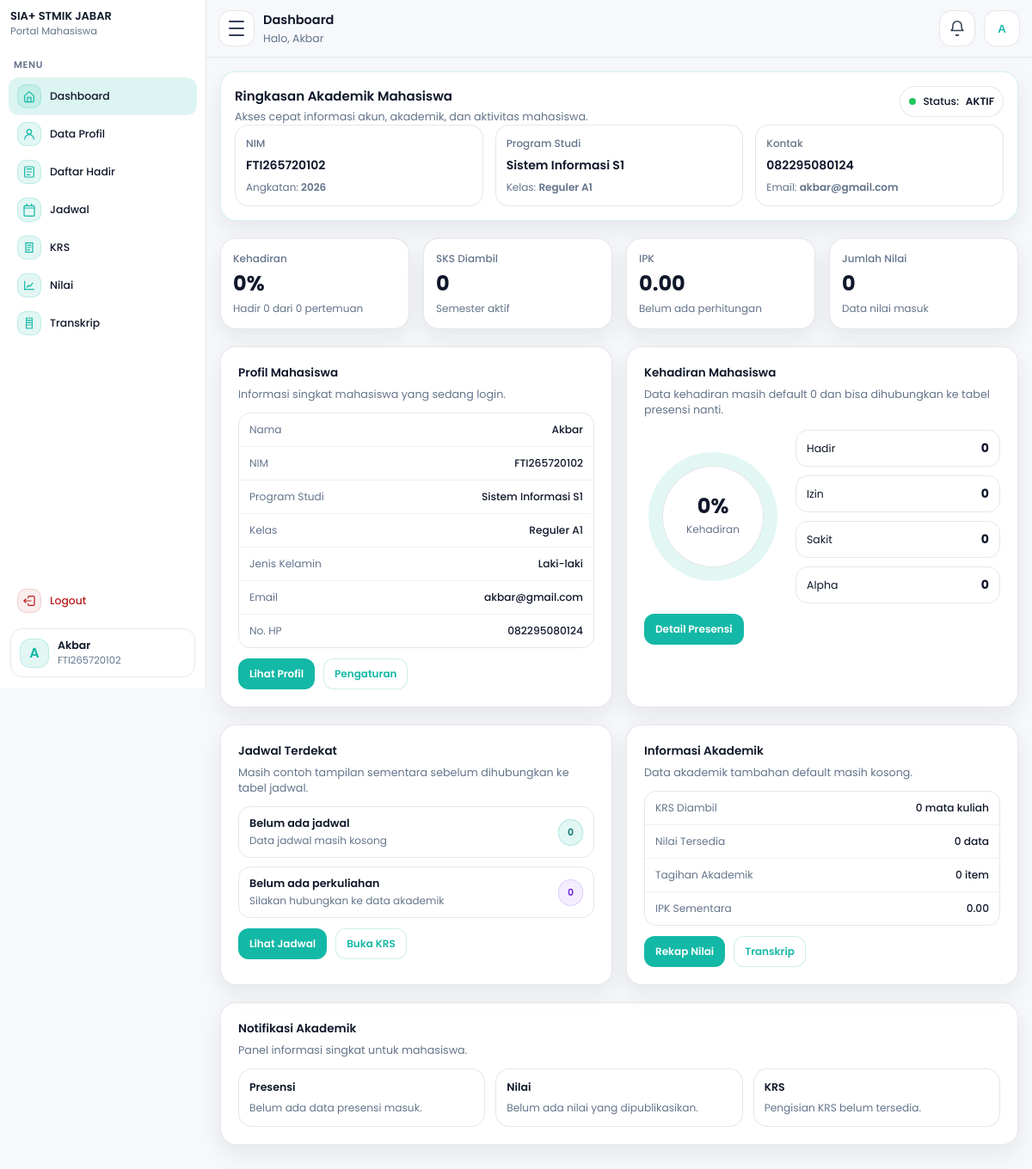
Screenshot of /mahasiswa/dashboard.php?login=1 (signed in) with the database file from the repository.
### tables this page shows
CREATE TABLE `mahasiswa` (
  `id_mahasiswa` int NOT NULL,
  `tanggal_registrasi` date NOT NULL,
  `periode_pendaftaran` varchar(60) NOT NULL,
  `jenis_pendaftaran` varchar(60) NOT NULL,
  `jalur_pendaftaran` varchar(60) DEFAULT NULL,
  `program_studi` varchar(100) NOT NULL,
  `kelas` varchar(30) NOT NULL,
  `nim` varchar(30) NOT NULL,
  `jalur_keuangan` varchar(100) NOT NULL,
  `nama_mahasiswa` varchar(150) NOT NULL,
  `tempat_lahir` varchar(100) NOT NULL,
  `tanggal_lahir` date NOT NULL,
  `jenis_kelamin` varchar(20) NOT NULL,
  `golongan_darah` varchar(5) DEFAULT NULL,
  `agama` varchar(30) NOT NULL,
  `ukuran_seragam` varchar(10) NOT NULL,
  `nik` varchar(30) DEFAULT NULL,
  `nisn` varchar(30) DEFAULT NULL,
  `npwp` varchar(30) DEFAULT NULL,
  `kewarganegaraan` enum('WNI','WNA') DEFAULT NULL,
  `provinsi` varchar(100) DEFAULT NULL,
  `kab_kota` varchar(100) DEFAULT NULL,
  `kecamatan` varchar(100) DEFAULT NULL,
  `kelurahan` varchar(100) DEFAULT NULL,
  `jalan` varchar(200) DEFAULT NULL,
  `dusun` varchar(100) DEFAULT NULL,
  `rt` varchar(10) DEFAULT NULL,
  `rw` varchar(10) DEFAULT NULL,
  `kode_pos` varchar(10) DEFAULT NULL,
  `jenis_tinggal` varchar(50) DEFAULT NULL,
  `alat_transportasi` varchar(50) DEFAULT NULL,
  `telepon` varchar(30) DEFAULT NULL,
  `hp` varchar(30) DEFAULT NULL,
  `email` varchar(120) DEFAULT NULL,
  `penerima_kps` enum('Ya','Tidak') DEFAULT NULL,
  `no_kps` varchar(50) DEFAULT NULL,
  `nama_ayah` varchar(150) DEFAULT NULL,
  `tanggal_lahir_ayah` date DEFAULT NULL,
  `pendidikan_ayah` varchar(80) DEFAULT NULL,
  `pekerjaan_ayah` varchar(80) DEFAULT NULL,
  `penghasilan_ayah` varchar(80) DEFAULT NULL,
  `nama_ibu` varchar(150) DEFAULT NULL,
  `tanggal_lahir_ibu` date DEFAULT NULL,
  `pendidikan_ibu` varchar(80) DEFAULT NULL,
  `pekerjaan_ibu` varchar(80) DEFAULT NULL,
  `penghasilan_ibu` varchar(80) DEFAULT NULL,
  `nama_wali` varchar(150) DEFAULT NULL,
  `tanggal_lahir_wali` date DEFAULT NULL,
  `pendidikan_wali` varchar(80) DEFAULT NULL,
  `pekerjaan_wali` varchar(80) DEFAULT NULL,
  `penghasilan_wali` varchar(80) DEFAULT NULL,
  `asal_sekolah` varchar(150) DEFAULT NULL,
  `no_ijazah` varchar(80) DEFAULT NULL,
  `alamat_sekolah` varchar(255) DEFAULT NULL,
  `kodepos_sekolah` varchar(10) DEFAULT NULL,
  `email_sekolah` varchar(120) DEFAULT NULL,
  `telepon_sekolah` varchar(30) DEFAULT NULL,
  `website_sekolah` varchar(120) DEFAULT NULL,
  `asal_jurusan` varchar(120) DEFAULT NULL,
  `sks_diakui` int DEFAULT NULL,
  `asal_perguruan_tinggi` varchar(150) DEFAULT NULL,
  `asal_program_studi` varchar(150) DEFAULT NULL,
  `akun_dicetak` tinyint(1) NOT NULL DEFAULT '0',
  `akun_dicetak_pada` timestamp NULL DEFAULT NULL,
  `id_user` int DEFAULT NULL,
  `dibuat_pada` timestamp NULL DEFAULT CURRENT_TIMESTAMP,
  `diubah_pada` timestamp NULL DEFAULT NULL ON UPDATE CURRENT_TIMESTAMP
);

### mahasiswa/dashboard.php (the view, shortened to what the rows shown need)
<?php
require_once __DIR__ . "/layout.php";
$nim = $_SESSION['username'] ?? '';
$nama_session = $_SESSION['nama'] ?? 'Mahasiswa';
$is_blocked = false;
$blocked_msg = "";
$m = [
  'nim'             => $nim,
  'nama_mahasiswa'  => $nama_session,
  'program_studi'   => '-',
  'kelas'           => '-',
  'angkatan'        => '-',
  'status'          => 'AKTIF',
  'jenis_kelamin'   => '-',
  'email'           => '-',
  'hp'              => '-',
  'semester'        => '1',
  'sks_diambil'     => 0,
  'ipk'             => '0.00',
  'kehadiran'       => 0,
];
if ($nim !== '') {
  $stmt = $conn->prepare("
    SELECT nim, nama_mahasiswa, program_studi, kelas, tanggal_registrasi, jenis_kelamin, email, hp, sks_diakui
    FROM mahasiswa
    WHERE nim=?
    LIMIT 1
  ");
  if ($stmt) {
    $stmt->bind_param("s", $nim);
    $stmt->execute();
    $rs = $stmt->get_result();
    if ($rs && ($row = $rs->fetch_assoc())) {
      $m['nim']            = $row['nim'] ?? $m['nim'];
      $m['nama_mahasiswa'] = $row['nama_mahasiswa'] ?? $m['nama_mahasiswa'];
      $m['program_studi']  = $row['program_studi'] ?? $m['program_studi'];
      $m['kelas']          = $row['kelas'] ?? $m['kelas'];
      $m['jenis_kelamin']  = $row['jenis_kelamin'] ?? $m['jenis_kelamin'];
      $m['email']          = !empty($row['email']) ? $row['email'] : '-';
      $m['hp']             = !empty($row['hp']) ? $row['hp'] : '-';
      $m['sks_diambil']    = (int)($row['sks_diakui'] ?? 0);
      if (!empty($row['tanggal_registrasi'])) {
        $m['angkatan'] = date("Y", strtotime($row['tanggal_registrasi']));
      }
    }
  }
}
$stat = [
  'kehadiran'      => 0,
  'pertemuan'      => 0,
  'hadir'          => 0,
  'izin'           => 0,
  'sakit'          => 0,
  'alpha'          => 0,
  'sks_aktif'      => $m['sks_diambil'],
  'ipk'            => '0.00',
  'jumlah_krs'     => 0,
  'jumlah_nilai'   => 0,
  'jumlah_tagihan' => 0,
];
$menu = $_GET['menu'] ?? 'dashboard';
renderMahasiswaLayoutStart([
  "title"       => "Mahasiswa - Dashboard",
  "page_title"  => ($menu === 'dashboard' ? "Dashboard" : "Menu: " . ucfirst($menu)),
  "page_sub"    => "Halo, " . $m['nama_mahasiswa'],
  "menu"        => $menu,
  "nama_tampil" => $m['nama_mahasiswa'],
  "username"    => $m['nim'],
  "assetsBase"  => "..",
  "basePath"    => "",
  "is_blocked"  => $is_blocked,
  "blocked_msg" => $blocked_msg,
]);
if ($menu === 'dashboard'): ?>
<section class="dashboard-page"
         id="dashboardPage"
         data-api="api_akun.php?action=status"
         data-blocked-msg="<?= e($blocked_msg ?: 'Akun kamu dinonaktifkan oleh admin. Silakan hubungi pihak kampus.') ?>">
  <section class="hero">
    <div class="hero-top">
      <div>
        <div class="hero-title">Ringkasan Akademik Mahasiswa</div>
        <div class="hero-sub">Akses cepat informasi akun, akademik, dan aktivitas mahasiswa.</div>
      </div>
      <div class="hero-pill">
        <span class="dot"></span>
        Status: <b><?= e($m['status']) ?></b>
      </div>
    </div>
    <div class="hero-cards">
      <div class="hcard">
        <div class="hlabel">NIM</div>
        <div class="hvalue"><?= e($m['nim']) ?></div>
        <div class="hmeta">Angkatan: <b><?= e($m['angkatan']) ?></b></div>
      </div>
      <div class="hcard">
        <div class="hlabel">Program Studi</div>
        <div class="hvalue"><?= e($m['program_studi']) ?></div>
        <div class="hmeta">Kelas: <b><?= e($m['kelas']) ?></b></div>
      </div>
      <div class="hcard">
        <div class="hlabel">Kontak</div>
        <div class="hvalue"><?= e($m['hp']) ?></div>
        <div class="hmeta">Email: <b><?= e($m['email']) ?></b></div>
      </div>
    </div>
  </section>
  <section class="stats-grid">
    <div class="stat-card">
      <div class="stat-label">Kehadiran</div>
      <div class="stat-value"><?= e($stat['kehadiran']) ?>%</div>
      <div class="stat-meta">Hadir <?= e($stat['hadir']) ?> dari <?= e($stat['pertemuan']) ?> pertemuan</div>
    </div>
    <div class="stat-card">
      <div class="stat-label">SKS Diambil</div>
      <div class="stat-value"><?= e($stat['sks_aktif']) ?></div>
      <div class="stat-meta">Semester aktif</div>
    </div>
    <div class="stat-card">
      <div class="stat-label">IPK</div>
      <div class="stat-value"><?= e($stat['ipk']) ?></div>
      <div class="stat-meta">Belum ada perhitungan</div>
    </div>
    <div class="stat-card">
      <div class="stat-label">Jumlah Nilai</div>
      <div class="stat-value"><?= e($stat['jumlah_nilai']) ?></div>
      <div class="stat-meta">Data nilai masuk</div>
    </div>
  </section>
  <section class="grid">
    <div class="card">
      <div class="card-title">Profil Mahasiswa</div>
      <div class="card-sub">Informasi singkat mahasiswa yang sedang login.</div>
      <div class="info">
        <div class="info-row">
          <span class="info-k">Nama</span>
          <span class="info-v"><?= e($m['nama_mahasiswa']) ?></span>
        </div>
        <div class="info-row">
          <span class="info-k">NIM</span>
          <span class="info-v"><?= e($m['nim']) ?></span>
        </div>
        <div class="info-row">
          <span class="info-k">Program Studi</span>
          <span class="info-v"><?= e($m['program_studi']) ?></span>
        </div>
        <div class="info-row">
          <span class="info-k">Kelas</span>
          <span class="info-v"><?= e($m['kelas']) ?></span>
        </div>
        <div class="info-row">
          <span class="info-k">Jenis Kelamin</span>
          <span class="info-v"><?= e($m['jenis_kelamin']) ?></span>
        </div>
        <div class="info-row">
          <span class="info-k">Email</span>
          <span class="info-v"><?= e($m['email']) ?></span>
        </div>
        <div class="info-row">
          <span class="info-k">No. HP</span>
          <span class="info-v"><?= e($m['hp']) ?></span>
        </div>
      </div>
      <div class="card-actions">
        <a class="btn" href="profile.php">Lihat Profil</a>
        <a class="btn ghost" href="settings.php">Pengaturan</a>
      </div>
    </div>
    <div class="card">
      <div class="card-title">Kehadiran Mahasiswa</div>
      <div class="card-sub">Data kehadiran masih default 0 dan bisa dihubungkan ke tabel presensi nanti.</div>
      <div class="attendance-box">
        <div class="attendance-circle">
          <div class="attendance-circle-inner">
            <strong><?= e($stat['kehadiran']) ?>%</strong>
            <span>Kehadiran</span>
          </div>
        </div>
        <div class="attendance-list">
          <div class="attendance-item">
            <span>Hadir</span>
            <b><?= e($stat['hadir']) ?></b>
          </div>
          <div class="attendance-item">
            <span>Izin</span>
            <b><?= e($stat['izin']) ?></b>
          </div>
          <div class="attendance-item">
            <span>Sakit</span>
            <b><?= e($stat['sakit']) ?></b>
          </div>
          <div class="attendance-item">
            <span>Alpha</span>
            <b><?= e($stat['alpha']) ?></b>
          </div>
        </div>
      </div>
      <div class="card-actions">
        <a class="btn" href="dashboard.php?menu=presensi">Detail Presensi</a>
      </div>
    </div>
  </section>
  <section class="grid">
    <div class="card">
      <div class="card-title">Jadwal Terdekat</div>
      <div class="card-sub">Masih contoh tampilan sementara sebelum dihubungkan ke tabel jadwal.</div>
      <div class="list">
        <div class="li">
          <div class="li-left">
            <div class="li-title">Belum ada jadwal</div>
            <div class="li-sub">Data jadwal masih kosong</div>
          </div>
          <span class="tag">0</span>
        </div>
        <div class="li">
          <div class="li-left">
            <div class="li-title">Belum ada perkuliahan</div>
            <div class="li-sub">Silakan hubungkan ke data akademik</div>
          </div>
          <span class="tag ghost">0</span>
        </div>
      </div>
      <div class="card-actions">
        <a class="btn" href="dashboard.php?menu=jadwal">Lihat Jadwal</a>
        <a class="btn ghost" href="dashboard.php?menu=krs">Buka KRS</a>
      </div>
    </div>
    <div class="card">
      <div class="card-title">Informasi Akademik</div>
      <div class="card-sub">Data akademik tambahan default masih kosong.</div>
      <div class="info">
        <div class="info-row">
          <span class="info-k">KRS Diambil</span>
          <span class="info-v"><?= e($stat['jumlah_krs']) ?> mata kuliah</span>
        </div>
        <div class="info-row">
          <span class="info-k">Nilai Tersedia</span>
          <span class="info-v"><?= e($stat['jumlah_nilai']) ?> data</span>
        </div>
        <div class="info-row">
          <span class="info-k">Tagihan Akademik</span>
          <span class="info-v"><?= e($stat['jumlah_tagihan']) ?> item</span>
        </div>
        <div class="info-row">
          <span class="info-k">IPK Sementara</span>
          <span class="info-v"><?= e($stat['ipk']) ?></span>
        </div>
      </div>
      <div class="card-actions">
        <a class="btn" href="nilai.php">Rekap Nilai</a>
        <a class="btn ghost" href="dashboard.php?menu=transkrip">Transkrip</a>
      </div>
    </div>
  </section>
  <section class="card">
    <div class="card-title">Notifikasi Akademik</div>
    <div class="card-sub">Panel informasi singkat untuk mahasiswa.</div>
    <div class="notice-wrap">
      <div class="notice-item">
        <div class="notice-title">Presensi</div>
        <div class="notice-text">Belum ada data presensi masuk.</div>
      </div>
      <div class="notice-item">
        <div class="notice-title">Nilai</div>
        <div class="notice-text">Belum ada nilai yang dipublikasikan.</div>
      </div>
      <div class="notice-item">
        <div class="notice-title">KRS</div>
        <div class="notice-text">Pengisian KRS belum tersedia.</div>
      </div>
    </div>
  </section>
</section>
<?php endif;
renderMahasiswaLayoutEnd([
  "assetsBase" => ".."
]);

### mahasiswa/layout.php (shortened to what the rows shown need)
<?php
function e($s){ return htmlspecialchars((string)$s, ENT_QUOTES, 'UTF-8'); }
function initials($name){
  $name = trim((string)$name);
  $parts = preg_split('/\s+/', $name);
  $a = strtoupper(substr($parts[0] ?? 'M', 0, 1));
  $b = strtoupper(substr($parts[1] ?? '', 0, 1));
  return $a . ($b ?: '');
}
function renderMahasiswaLayoutStart(array $opt = []){
  $menu       = $opt['menu'] ?? 'dashboard';
  $nama_tampil = $opt['nama_tampil'] ?? ($_SESSION['nama'] ?? 'Mahasiswa');
  $username    = $opt['username'] ?? ($_SESSION['username'] ?? '');
  $assetsBase  = $opt['assetsBase'] ?? '..';
  $toastType = '';
  $toastMsg  = '';
  if (!empty($_SESSION['flash_success'])) {
    $toastType = 'success';
    $toastMsg  = (string)$_SESSION['flash_success'];
  } elseif (!empty($_SESSION['flash_error'])) {
    $toastType = 'error';
    $toastMsg  = (string)$_SESSION['flash_error'];
    unset($_SESSION['flash_error']);
  }
  $is_blocked  = !empty($opt['is_blocked']);
  $blocked_msg = $opt['blocked_msg'] ?? '';
  $ava = initials($nama_tampil);
  ?>
<!doctype html>
<html lang="id">
<head>
  <link rel="stylesheet" href="<?= e($assetsBase) ?>/css/css_mahasiswa/dashboard.css">
</head>
<body>
<div id="app" class="app"
     data-toast-type="<?= e($toastType) ?>"
     data-toast-msg="<?= e($toastMsg) ?>"
     data-login="<?= e($_GET['login'] ?? '') ?>"
     data-account-blocked="<?= $is_blocked ? '1' : '0' ?>"
     data-blocked-msg="<?= e($blocked_msg) ?>">
  <aside class="sidebar" aria-label="Sidebar Mahasiswa">
    <nav class="nav" id="nav">
      <div class="nav-bottom">
        <div class="who">
          <div class="who-ava"><?= e($ava) ?></div>
          <div class="who-txt">
            <div class="who-name"><?= e($nama_tampil) ?></div>
            <div class="who-role"><?= e($username) ?></div>
          </div>
        </div>
      </div>
    </nav>
  </aside>
  <main class="main">
    <header class="topbar">
      <div class="top-actions">
        <div class="profile drop" id="profileWrap">
          <button class="miniava" id="btnProfile" aria-label="Profil" type="button"><?= e($ava) ?></button>
        </div>
      </div>
    </header>
    <section class="content">
<?php
}
function renderMahasiswaLayoutEnd(array $opt = []){
  ?>
    </section>
  </main>
</div>
</body>
</html>
<?php
}

### rows the page displays
mahasiswa: nama_mahasiswa "A", nama_mahasiswa "Akbar", nim "FTI265720102", program_studi "Sistem Informasi S1", kelas "Reguler A1", hp "082295080124", email "akbar@gmail.com", jenis_kelamin "Laki-laki"

### other values shown
$page_title "Dashboard"
$page_sub "Halo, Akbar"
$m['status'] "AKTIF"
$m['angkatan'] "2026"
$stat['kehadiran'] "0"
$stat['hadir'] "0"
$stat['pertemuan'] "0"
$stat['sks_aktif'] "0"
$stat['ipk'] "0.00"
$stat['jumlah_nilai'] "0"
$stat['izin'] "0"
$stat['sakit'] "0"
$stat['alpha'] "0"
$stat['jumlah_krs'] "0"
$stat['jumlah_tagihan'] "0"
